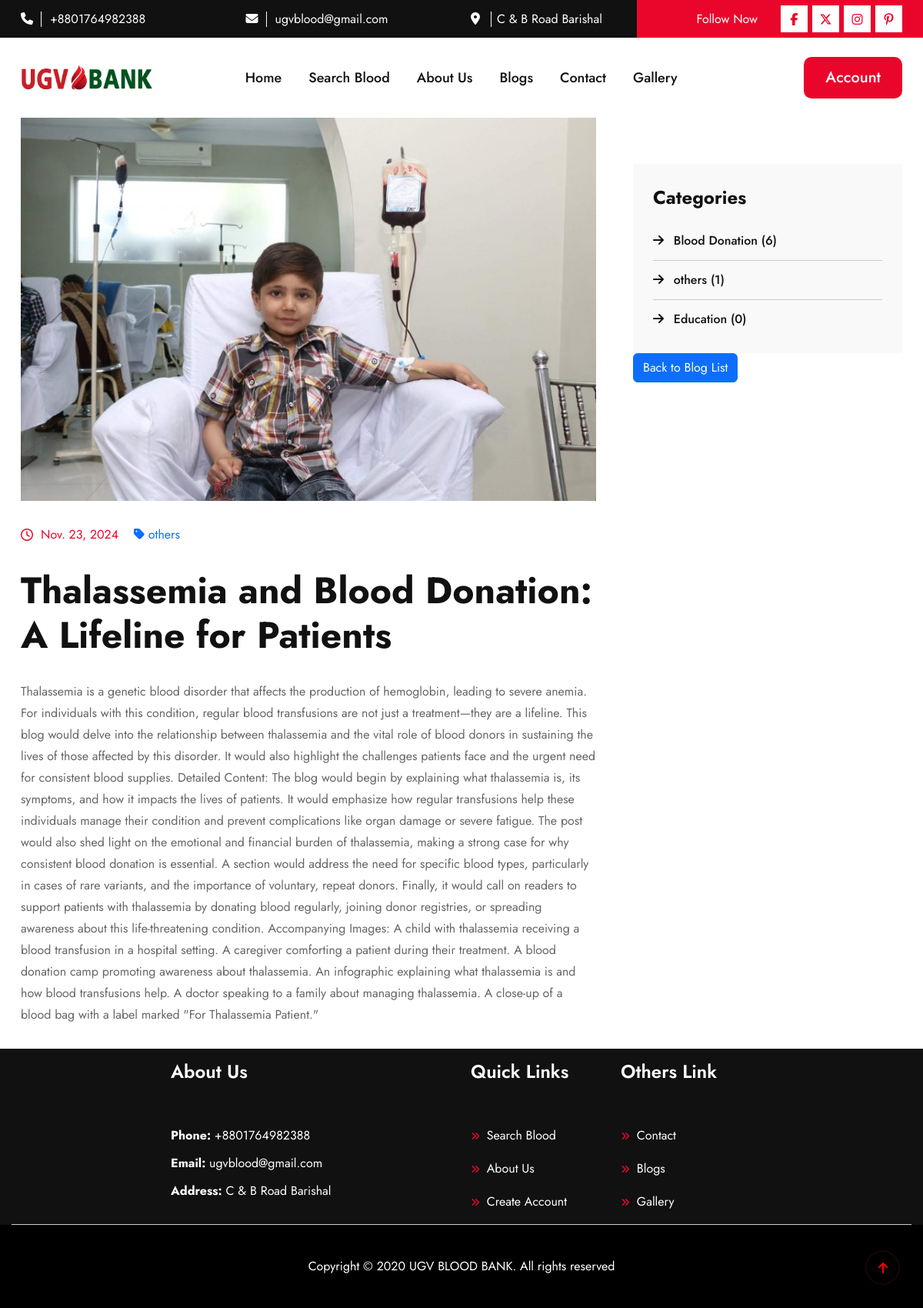
Page /blog/7/ on the committed database.
### blood/models.py (models this page shows, shortened)
class SiteInfo(models.Model):
    site_name = models.CharField(max_length=20)
    site_logo = models.ImageField(upload_to='logo/')
    email = models.EmailField()
    phone = models.CharField(max_length=14)
    address = models.CharField(max_length=100)
    site_facebook = models.URLField(max_length=100)
    site_x = models.URLField(max_length=100)
    site_instagram = models.URLField(max_length=100)
    site_pinterest = models.URLField(max_length=100)

class Blog(models.Model):
    title = models.CharField(max_length=200)
    description = models.TextField()
    published_at = models.DateField(auto_now_add=True)
    image = models.ImageField(upload_to='blog_images/')
    category = models.ForeignKey(Category, on_delete=models.CASCADE, related_name="blogs")

class Category(models.Model):
    name = models.CharField(max_length=100, unique=True)
    created_at = models.DateTimeField(auto_now_add=True)

### blood/views.py (the view)
# urls.py: path('blog/<int:blog_id>/', blog_detail_view, name='blog_detail'),
def blog_detail_view(request, blog_id):
    blog = get_object_or_404(Blog, id=blog_id)  # Fetch the blog post by ID
    category = blog.category  # Get the category of the blog post
    category_blog_count = Blog.objects.filter(category=category).count()  # Get the number of blogs in that category
    all_categories = Category.objects.all()[:20]  # Get all categories (limit to 20)
    context = {
        'blog': blog,
        'category': category,
        'category_blog_count': category_blog_count,
        'all_categories': all_categories,
    }
    return render(request, 'blog_detail.html', context)

### blood/context_processors.py (called while the page is built)
def site_information(request):
    site_info = SiteInfo.objects.first()
    return {
        'site_info': site_info
    }

### templates/blog_detail.html (shortened to what this page needs)
{% extends 'base.html' %}
{% load static %}
{% block content %}
<div class="blog__details__section ">
    <div class="container">
        <div class="row g-5">
            <div class="col-xl-8">
                <div class="km_blog__main">
                    <div class="blog__img mb-30">
                        <img src="{{ blog.image.url }}" alt="images not founds" class="img-fluid">
                    </div>
                    <ul class="fc-list mb-30">
                        <li>
                            <i class="fa-regular fa-clock"></i>
                            <span>{{ blog.published_at }}</span>
                        </li>
                        <li><a href="{% url 'blog_category' category.id %}">
                            <span><i class="fa-solid fa-tag"></i> {{ category.name }}</span>
                        </a>
                        </li>
                    </ul>
                    <div class="km__blog_content">
                        <h2 class="mb-30">{{ blog.title }}</h2>
                        <p class="mb-30">{{ blog.description }}</p>
                    </div>
                </div>
            </div>
            <div class="col-xl-4">
                <div class="km__blog__sidebar">
                    <div class="bl-sidebar-widget bl-category-widget mt-60">
                        <h5 class="widget-title mb-3">Categories</h5>
                        <ul class="bl-ct-list">
                            {% for category in all_categories %}
                            <li>
                                <a href="{% url 'blog_category' category.id %}">
                                    <span class="me-2"><i class="fa-solid fa-arrow-right"></i></span>
                                    {{ category.name }}
                                    ({{ category.blogs.count }})
                                </a>
                            </li>
                            {% endfor %}
                        </ul>
                    </div>
                    <div class="bl__sidebar__widget mb-60">
                        <a href="{% url 'blog_list' %}" class="btn btn-primary">Back to Blog List</a>
                    </div>
                </div>
            </div>
        </div>
    </div>
</div>
{% endblock %}

### templates/header.html (shortened to what this page needs)
{% load static %}
  <header>
    <div class="header_top d-none d-lg-block d-xl-block d-xxl-block">
      <div class="container">
        <div class="row">
          <div class="col-xl-3 col-lg-3">
            <div class="header_top_content">
              <span><i class="fa-solid fa-phone"></i></span>
              <a href="tel:{{ site_info.phone }}">{{ site_info.phone }}</a>
            </div>
          </div>
          <div class="col-xl-3 col-lg-3">
            <div class="header_top_content">
              <span><i class="fa-solid fa-envelope"></i></span>
              <a href="mailto:{{ site_info.email }}">{{ site_info.email }}</a>
            </div>
          </div>
          <div class="col-xl-3 col-lg-3">
            <div class="header_top_content">
              <span><i class="fa-solid fa-location-dot"></i></span>
              <a href="#">{{ site_info.address }}</a>
            </div>
          </div>
          <div class="col-xl-3 col-lg-3">
            <div class="header_top_social">
              <p>Follow Now</p>
              <ul class="d-flex">
                <li><a href="{{ site_info.site_facebook }}"><i class="fa-brands fa-facebook-f"></i></a></li>
                <li><a href="{{ site_info.site_x }}"><i class="fa-brands fa-x-twitter"></i></a></li>
                <li><a href="{{ site_info.site_instagram }}"><i class="fa-brands fa-instagram"></i></a></li>
                <li><a href="{{ site_info.site_pinterest }}"><i class="fa-brands fa-pinterest-p"></i></a></li>
              </ul>
            </div>
          </div>
        </div>
      </div>
    </div>
    <div class="header_bottom header_bottom2">
      <div class="container">
        <div class="row align-items-center position-relative">
          <div class="col-xl-2 col-lg-2 col-md-4 col-6">
            <div class="header_logo">
              <a href="{% url 'home' %}"><img  src="{% static 'assets/logo/logo.png' %}" alt="images not founds" class="img-fluid"></a>
            </div>
          </div>
          <div class="col-xl-7 col-lg-8 d-none d-xxl-block d-xl-block">
            <ul class="main_menu">
              <li><a href="{% url 'home' %}">Home</a></li>
              <li><a href="{% url 'donor_list' %}">Search Blood</a></li>
              <li><a href="{% url 'about' %}">About Us</a></li>
              <li><a href="{% url 'blog_list' %}">Blogs</a></li>
              <li><a href="{% url 'contact' %}">Contact</a></li>
              <li><a href="{% url 'gallery' %}">Gallery</a></li>
            </ul>
          </div>
          <div class="col-xl-3 col-lg-2 d-none d-xxl-block d-xl-block">
            <div class="header_search_menu d-flex">
                {% if request.user.is_authenticated %}
                    <div class="dropdown">
                        <button class="btn red_btn get_code dropdown-toggle" type="button" id="userDropdown" data-bs-toggle="dropdown" aria-expanded="false">
                            {{ request.user.username }}
                        </button>
                        <ul class="dropdown-menu" aria-labelledby="userDropdown">
                          <li>
                            <a class="dropdown-item" href="{% url 'my_details' %}">
                              <i class="fas fa-info-circle"></i> My Details
                          </a>
                          </li>
                            <li>
                                <a class="dropdown-item" href="{% url 'manage_profile' %}">
                                    <i class="fas fa-user-edit"></i> Update Profile
                                </a>
                            </li>
                            <li>
                                <a class="dropdown-item" href="{% url 'change_password' %}">
                                    <i class="fas fa-key"></i> Change Password
                                </a>
                            </li>
                            <li>
                                <a class="dropdown-item" href="{% url 'logout' %}">
                                    <i class="fas fa-sign-out-alt"></i> Logout
                                </a>
                            </li>
                        </ul>
                    </div>
                {% else %}
                    <div>
                        <a href="{% url 'login' %}" class="red_btn get_code">Account</a>
                    </div>
                {% endif %}
            </div>
        </div>
        </div>
      </div>
    </div>
  </header>

### templates/footer.html
{% load static %}
  <footer>
    <div class="footer_top pt-3">
      <div class="container ">
        <div class="row border-bottom justify-content-center">
          <div class="col-xl-4 col-lg-4 col-md-6 col-sm-6 col-12 ">
            <div class="footer_content">
              <h5>About Us</h5>
              <ul class="list-unstyled">
                {% if site_info.phone %}
                    <li><span>Phone:</span> {{ site_info.phone }}</li>
                {% endif %}
                {% if site_info.email %}
                    <li><span>Email:</span> {{ site_info.email }}</li>
                {% endif %}
                {% if site_info.address %}
                    <li><span>Address:</span> {{ site_info.address }}</li>
                {% endif %}
            </ul>
            </div>
          </div>
          <div class="col-xl-2 col-lg-2 col-md-6 col-6 ">
            <div class="footer_content">
              <h5>Quick Links</h5>
              <ul>
                <li><a href="{% url 'donor_list' %}"><i class="fa-solid fa-angles-right"></i> Search Blood</a></li>
                <li><a href="{% url 'about' %}"><i class="fa-solid fa-angles-right"></i> About Us</a></li>
                <li><a href="{% url 'signup' %}"><i class="fa-solid fa-angles-right"></i> Create Account</a></li>
              </ul>
            </div>
          </div>
          <div class="col-xl-2 col-lg-2 col-md-6 col-6 ">
            <div class="footer_content">
              <h5>Others Link</h5>
              <ul>
                <li><a href="{% url 'contact' %}"><i class="fa-solid fa-angles-right"></i> Contact</a></li>
                <li><a href="{% url 'blog_list' %}"><i class="fa-solid fa-angles-right"></i> Blogs</a></li>
                <li><a href="{% url 'gallery' %}"><i class="fa-solid fa-angles-right"></i> Gallery</a></li>
              </ul>
            </div>
          </div>
        </div>
      </div>
    </div>
    <div class="footer_bottom">
      <div class="container">
        <div class="row">
          <div class="col-12 text-center">
            <p>Copyright &copy; 2020 {{ site_info.site_name}}. All rights reserved</p>
          </div>
        </div>
      </div>
    </div>
  </footer>

### blood/static/assets/css/fancybox.css (style rules this page uses)
:root { --f-spinner-width: 36px;--f-spinner-height: 36px;--f-spinner-color-1: rgba(0, 0, 0, 0.1);--f-spinner-color-2: rgba(17, 24, 28, 0.8);--f-spinner-stroke: 2.75 }
:root { --f-button-width: 40px;--f-button-height: 40px;--f-button-border: 0;--f-button-border-radius: 0;--f-button-color: #374151;--f-button-bg: #f8f8f8;--f-button-hover-bg: #e0e0e0;--f-button-active-bg: #d0d0d0;--f-button-shadow: none;--f-button-transition: all 0.15s ease;--f-button-transform: none;--f-button-svg-width: 20px;--f-button-svg-height: 20px;--f-button-svg-stroke-width: 1.5;--f-button-svg-fill: none;--f-button-svg-filter: none;--f-button-svg-disabled-opacity: 0.65 }

### rows in the picture
SiteInfo: phone "+8801764982388", email "ugvblood@gmail.com", address "C & B Road Barishal", site_name "UGV BLOOD BANK"
Blog: image (picture), published_at "Nov. 23, 2024", title "Thalassemia and Blood Donation: A Lifeline for Patients", description "Thalassemia is a genetic blood disorder that affects the production of hemoglobin, leading to severe anemia. For individuals with this condition, regular blood transfusions are not just a treatment—they are a lifeline. This blog would delve into the relationship between thalassemia and the vital role of blood donors in sustaining the lives of those affected by this disorder. It would also highlight the challenges patients face and the urgent need for consistent blood supplies. Detailed Content: The blog would begin by explaining what thalassemia is, its symptoms, and how it impacts the lives of patients. It would emphasize how regular transfusions help these individuals manage their…"
Category: name "others", blogs.count "1"
Category: name "Blood Donation", blogs.count "6"
Category: name "Education", blogs.count "0"
